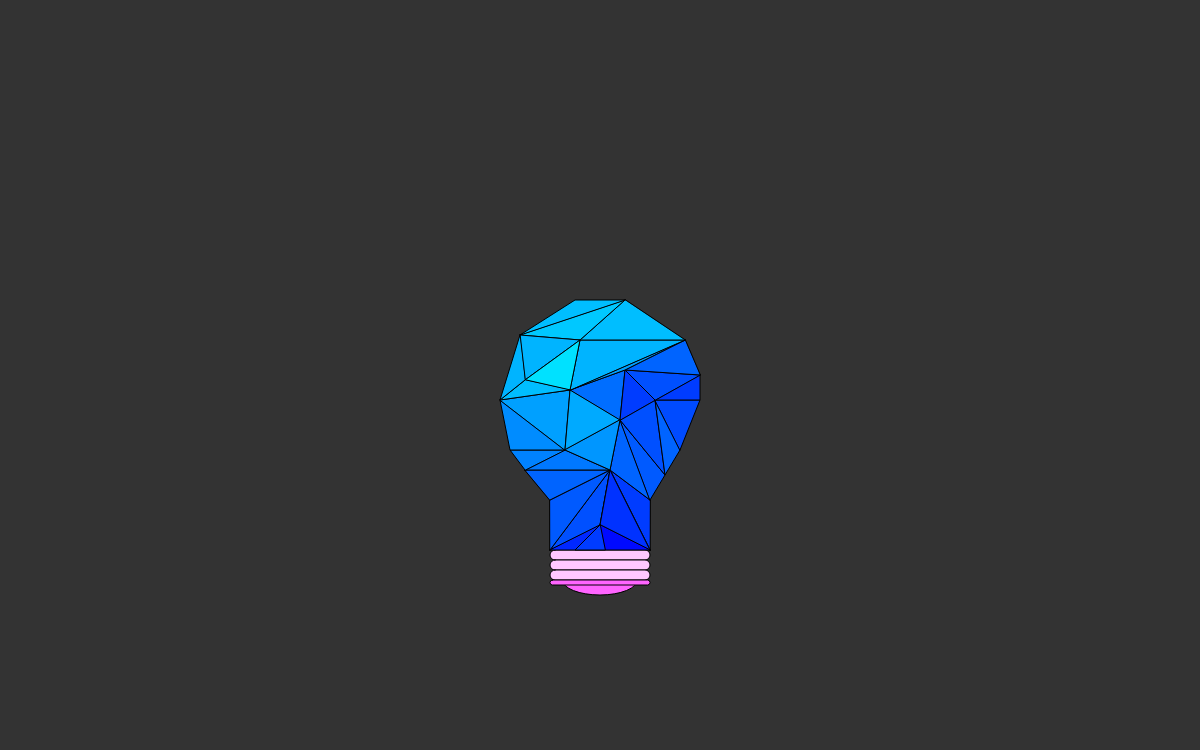
Frame 1 (no input)
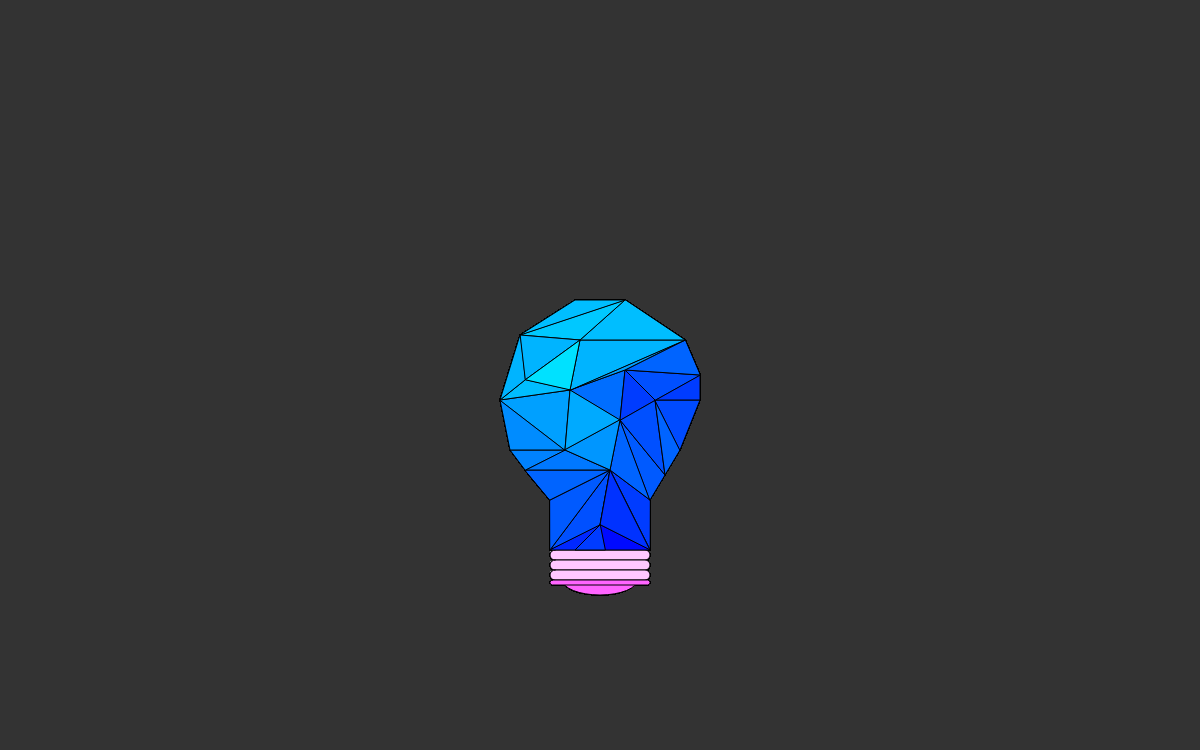
Frame 60 (no input)
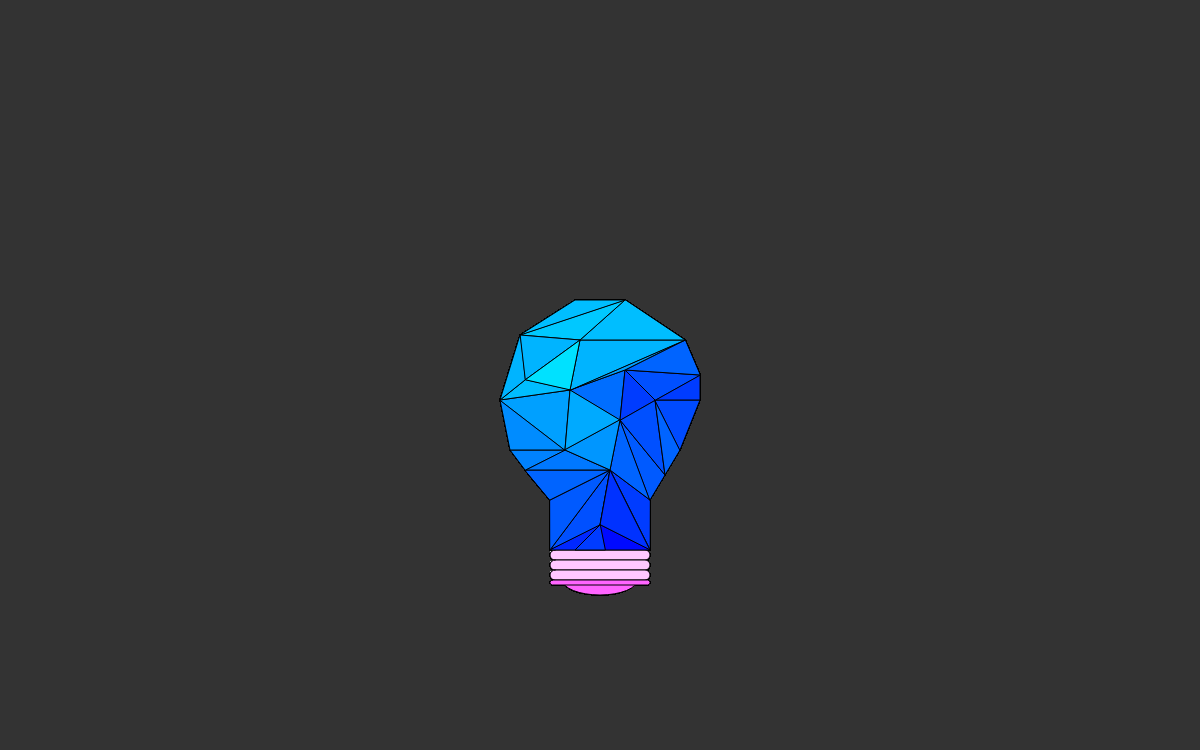
Frame 120 (the mouse pressed at the canvas centre since frame 60)

The p5.js sketch that drew these frames (run headless with seeded random() and noise() and a simulated clock; from frame 60 on, the mouse is pressed at the canvas centre):

// p5.js sketch
// ── sketch.js
function setup() {
  createCanvas(1200,750);
  background(51);
}

function draw() {
  fill(255, 100, 255);
  ellipse(600, 580, 75, 30);
  fill(255, 200, 255);
  rect(550, 550, 100, 10, 20);
  fill(255, 200, 255);
  rect(550, 560, 100, 10, 20);
  fill(255, 200, 255);
  rect(550, 570, 100, 10, 20);
  fill(255, 100, 255);
  rect(550, 580, 100, 5, 20);
  fill(0, 80, 255);
  triangle(550, 550, 610, 470, 600, 525);
  fill(0, 60, 255);
  triangle(650, 550, 610, 470, 650, 500);
  fill(0, 100, 255);
  triangle(620, 420, 610, 470, 650, 500);
  fill(0, 90, 255);
  triangle(620, 420, 665, 475, 650, 500);
  fill(0, 80, 255);
  triangle(620, 420, 665, 475, 655, 400);
  fill(0, 100, 255);
  triangle(680, 450, 665, 475, 655, 400); 
  fill(0, 75, 255);
  triangle(680, 450, 700, 400, 655, 400); 
  fill(0, 60, 255);
  triangle(700, 375, 700, 400, 655, 400); 
  fill(0, 80, 255);
  triangle(700, 375, 625, 370, 655, 400);
  fill(0, 110, 255);
  triangle(620, 420, 625, 370, 570, 390);
  fill(0, 100, 255);
  triangle(700, 375, 625, 370, 685, 340);
  fill(0, 60, 255);
  triangle(620, 420, 625, 370, 655, 400); 
  fill(0, 225, 255);
  triangle(650, 550, 610, 470, 600, 525);
  fill(0, 50, 255);
  triangle(650, 550, 610, 470, 600, 525);
  fill(0, 40, 255);
  triangle(550, 550, 575, 550, 600, 525);
  fill(0, 10, 255);
  triangle(650, 550, 575, 550, 600, 525);
  fill(0, 60, 255);
  triangle(605, 550, 575, 550, 600, 525);
  fill(0, 90, 255);
  triangle(550, 550, 610, 470, 550, 500);
  fill(0, 100, 255);
  triangle(525, 470, 610, 470, 550, 500);
  fill(0, 120, 255);
  triangle(525, 470, 610, 470, 565, 450);
  fill(0, 130, 255);
  triangle(525, 470, 510, 450, 565, 450);
  fill(0, 140, 255);
  triangle(500, 400, 510, 450, 565, 450);
  fill(0, 160, 255);
  triangle(500, 400, 570, 390, 565, 450);
  fill(0, 170, 255);
  triangle(620, 420, 570, 390, 565, 450);
  fill(0, 150, 255);
  triangle(620, 420, 610, 470, 565, 450);
  fill(0, 160, 255);
  triangle(570, 390, 625, 370, 685, 340);
  fill(0, 180, 255);
  triangle(570, 390, 580, 340, 685, 340);
  fill(0, 190, 255);
  triangle(625, 300, 580, 340, 685, 340);
  fill(0, 200, 255);
  triangle(625, 300, 580, 340, 520, 335);
  fill(0, 190, 255);
  triangle(625, 300, 575, 300, 520, 335);
  fill(0, 180, 255);
  triangle(525, 380, 580, 340, 520, 335);
  fill(0, 225, 255);
  triangle(525, 380, 580, 340, 570, 390);
  fill(0, 190, 255);
  triangle(525, 380, 500, 400, 570, 390);
  fill(0, 180, 255);
  triangle(525, 380, 500, 400, 520, 335);
}
